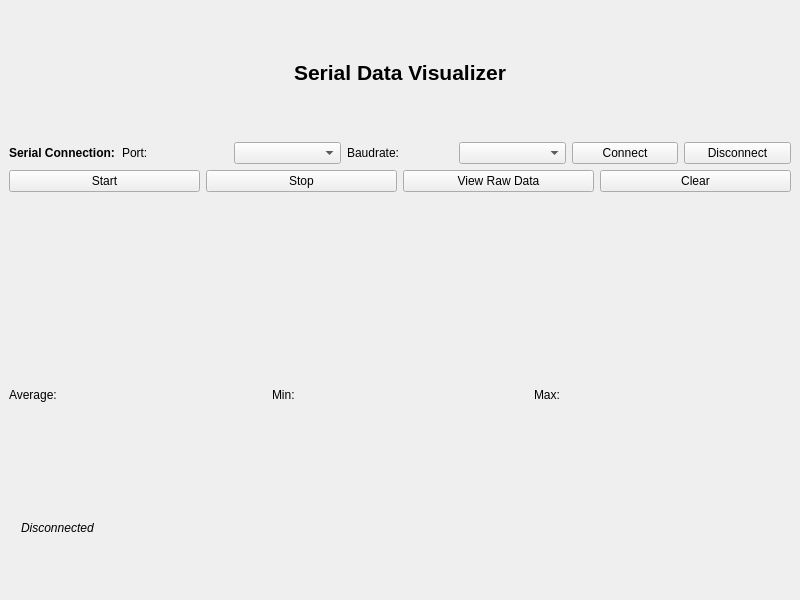
<?xml version="1.0" encoding="UTF-8"?>
<ui version="4.0">
 <class>SerialDataVisualizer</class>
 <widget class="QMainWindow" name="SerialDataVisualizer">
  <property name="geometry">
   <rect>
    <x>0</x>
    <y>0</y>
    <width>800</width>
    <height>600</height>
   </rect>
  </property>
  <property name="windowTitle">
   <string>Serial Data Visualizer</string>
  </property>
  <widget class="QWidget" name="centralwidget">
   <layout class="QVBoxLayout" name="verticalLayout">
    <item>
     <layout class="QHBoxLayout" name="titleLayout">
      <item>
       <widget class="QLabel" name="titleLabel">
        <property name="font">
         <font>
          <pointsize>16</pointsize>
          <bold>true</bold>
         </font>
        </property>
        <property name="text">
         <string>Serial Data Visualizer</string>
        </property>
        <property name="alignment">
         <set>Qt::AlignCenter</set>
        </property>
       </widget>
      </item>
     </layout>
    </item>
    <item>
     <layout class="QHBoxLayout" name="serialOptionsLayout">
      <item>
       <widget class="QLabel" name="serialConnectionLabel">
        <property name="font">
         <font>
          <bold>true</bold>
         </font>
        </property>
        <property name="text">
         <string>Serial Connection:</string>
        </property>
       </widget>
      </item>
      <item>
       <widget class="QLabel" name="portLabel">
        <property name="text">
         <string>Port:</string>
        </property>
       </widget>
      </item>
      <item>
       <widget class="QComboBox" name="portDropdown"/>
      </item>
      <item>
       <widget class="QLabel" name="baudrateLabel">
        <property name="text">
         <string>Baudrate:</string>
        </property>
       </widget>
      </item>
      <item>
       <widget class="QComboBox" name="baudrateDropdown"/>
      </item>
      <item>
       <widget class="QPushButton" name="connectButton">
        <property name="text">
         <string>Connect</string>
        </property>
       </widget>
      </item>
      <item>
       <widget class="QPushButton" name="disconnectButton">
        <property name="text">
         <string>Disconnect</string>
        </property>
       </widget>
      </item>
     </layout>
    </item>
    <item>
     <layout class="QHBoxLayout" name="controlButtonsLayout">
      <item>
       <widget class="QPushButton" name="startButton">
        <property name="text">
         <string>Start</string>
        </property>
       </widget>
      </item>
      <item>
       <widget class="QPushButton" name="stopButton">
        <property name="text">
         <string>Stop</string>
        </property>
       </widget>
      </item>
      <item>
       <widget class="QPushButton" name="viewRawDataButton">
        <property name="text">
         <string>View Raw Data</string>
        </property>
       </widget>
      </item>
      <item>
       <widget class="QPushButton" name="clearButton">
        <property name="text">
         <string>Clear</string>
        </property>
       </widget>
      </item>
     </layout>
    </item>
    <item>
     <widget class="QChartView" name="dataChartView" native="true"/>
    </item>
    <item>
     <layout class="QHBoxLayout" name="analysisLayout">
      <item>
       <widget class="QLabel" name="averageLabel">
        <property name="text">
         <string>Average:</string>
        </property>
       </widget>
      </item>
      <item>
       <widget class="QLabel" name="minLabel">
        <property name="text">
         <string>Min:</string>
        </property>
       </widget>
      </item>
      <item>
       <widget class="QLabel" name="maxLabel">
        <property name="text">
         <string>Max:</string>
        </property>
       </widget>
      </item>
     </layout>
    </item>
    <item>
     <layout class="QHBoxLayout" name="statusLayout">
  <property name="alignment">
    <set>Qt::AlignLeft</set>
  </property>
  <property name="spacing">
    <number>5</number> 
  </property>
  <item>
    <widget class="QLabel" name="iconLabel">
      <property name="pixmap">
        <pixmap resource=":/component_asset/disconnected.png"/>
      </property>
      <property name="alignment">
        <set>Qt::AlignVCenter</set>
      </property>
    </widget>
  </item>
  <item>
    <widget class="QLabel" name="statusTextLabel">
      <property name="font">
        <font>
          <italic>true</italic>
        </font>
      </property>
      <property name="text">
        <string>Disconnected</string>
      </property>
      <property name="alignment">
        <set>Qt::AlignVCenter</set>
      </property>
    </widget>
  </item>
</layout>
    </item>
   </layout>
  </widget>
 </widget>
 <customwidgets>
  <customwidget>
   <class>QChartView</class>
   <extends>QWidget</extends>
   <header>qchartview.h</header>
  </customwidget>
 </customwidgets>
 <resources/>
 <connections/>
</ui>
